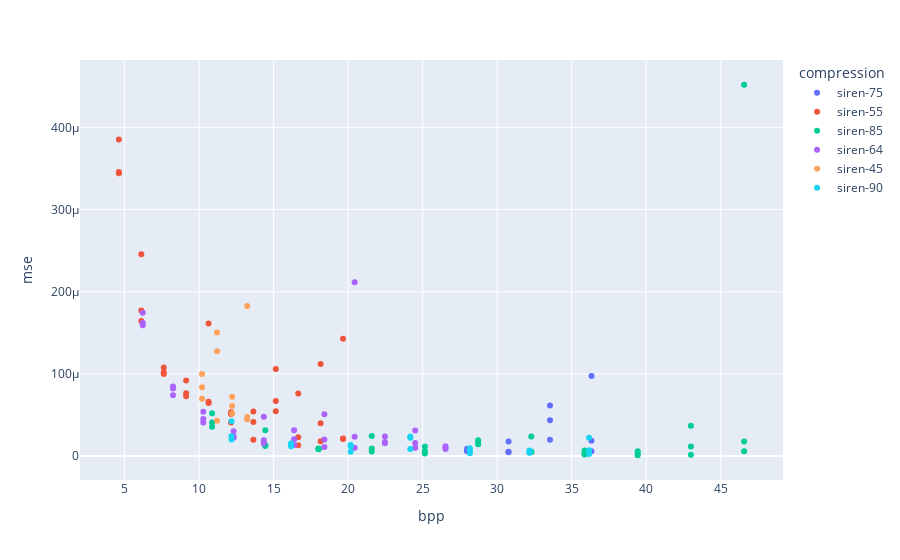

The notebook cell saved with this chart:
### Markdown cell above
#### Scatterplot Graphic (MSE vs. BPP):

### Code cell
x = 'bpp'; y = "mse"; hue='compression'
fig = px.scatter(siren_df, x=f"{x}", y=f"{y}", color=f"{hue}",)
fig.show()

### Figure 1 — Plotly figure (JSON) as saved in the notebook; plotly's stock layout.template omitted (floating-point values rounded to 4 significant figures)
{"data": [{"hovertemplate": "compression=siren-75<br>bpp=%{x}<br>mse=%{y}<extra></extra>", "legendgroup": "siren-75", "marker": {"color": "#636efa", "symbol": "circle"}, "mode": "markers", "name": "siren-75", "orientation": "v", "showlegend": true, "type": "scatter", "x": [27.98, 27.98, 27.98, 30.76, 30.76, 30.76, 33.55, 33.55, 33.55, 36.33, 36.33, 36.33], "xaxis": "x", "y": [6.122e-06, 8.955e-06, 6.19e-06, 1.778e-05, 5.266e-06, 4.558e-06, 6.148e-05, 4.361e-05, 1.973e-05, 1.858e-05, 9.752e-05, 5.977e-06], "yaxis": "y"}, {"hovertemplate": "compression=siren-55<br>bpp=%{x}<br>mse=%{y}<extra></extra>", "legendgroup": "siren-55", "marker": {"color": "#EF553B", "symbol": "circle"}, "mode": "markers", "name": "siren-55", "orientation": "v", "showlegend": true, "type": "scatter", "x": [15.15, 15.15, 15.15, 16.65, 16.65, 16.65, 18.15, 18.15, 18.15, 19.66, 19.66, 19.66, 4.62, 4.62, 4.62, 6.124, 6.124, 6.124, 7.627, 7.627, 7.627, 9.131, 9.131, 9.131, 10.64, 10.64, 10.64, 12.14, 12.14, 12.14, 13.64, 13.64, 13.64], "xaxis": "x", "y": [6.714e-05, 5.443e-05, 0.000106, 7.605e-05, 2.285e-05, 1.322e-05, 4.004e-05, 0.0001122, 1.805e-05, 2.061e-05, 2.122e-05, 0.0001427, 0.0003443, 0.0003456, 0.0003854, 0.0001643, 0.0002456, 0.0001773, 9.979e-05, 0.000102, 0.0001078, 7.644e-05, 7.29e-05, 9.193e-05, 0.0001613, 6.445e-05, 6.595e-05, 5.333e-05, 5.13e-05, 4.093e-05, 5.432e-05, 4.143e-05, 1.991e-05], "yaxis": "y"}, {"hovertemplate": "compression=siren-85<br>bpp=%{x}<br>mse=%{y}<extra></extra>", "legendgroup": "siren-85", "marker": {"color": "#00cc96", "symbol": "circle"}, "mode": "markers", "name": "siren-85", "orientation": "v", "showlegend": true, "type": "scatter", "x": [10.87, 10.87, 10.87, 14.44, 14.44, 14.44, 18.01, 18.01, 18.01, 21.58, 21.58, 21.58, 25.15, 25.15, 25.15, 28.72, 28.72, 28.72, 32.29, 32.29, 32.29, 35.86, 35.86, 35.86, 39.43, 39.43, 39.43, 43.0, 43.0, 43.0, 46.57, 46.57, 46.57], "xaxis": "x", "y": [4.088e-05, 5.195e-05, 3.576e-05, 1.35e-05, 1.237e-05, 3.136e-05, 8.672e-06, 9.097e-06, 8.404e-06, 9.321e-06, 2.44e-05, 5.67e-06, 6.244e-06, 3.223e-06, 1.148e-05, 1.919e-05, 1.436e-05, 1.561e-05, 4.831e-06, 2.368e-05, 5.159e-06, 1.775e-06, 3.253e-06, 6.757e-06, 9.706e-07, 5.908e-06, 2.711e-06, 1.147e-05, 3.679e-05, 1.668e-06, 1.776e-05, 5.831e-06, 0.0004519], "yaxis": "y"}, {"hovertemplate": "compression=siren-64<br>bpp=%{x}<br>mse=%{y}<extra></extra>", "legendgroup": "siren-64", "marker": {"color": "#ab63fa", "symbol": "circle"}, "mode": "markers", "name": "siren-64", "orientation": "v", "showlegend": true, "type": "scatter", "x": [6.219, 6.219, 6.219, 8.25, 8.25, 8.25, 10.28, 10.28, 10.28, 12.31, 12.31, 12.31, 14.34, 14.34, 14.34, 16.38, 16.38, 16.38, 18.41, 18.41, 18.41, 20.44, 20.44, 20.44, 22.47, 22.47, 22.47, 24.5, 24.5, 24.5, 26.53, 26.53, 26.53], "xaxis": "x", "y": [0.0001619, 0.0001591, 0.0001745, 8.459e-05, 7.412e-05, 8.226e-05, 4.081e-05, 4.498e-05, 5.405e-05, 2.419e-05, 2.241e-05, 3.017e-05, 4.797e-05, 1.931e-05, 1.539e-05, 1.348e-05, 3.139e-05, 2.053e-05, 1.1e-05, 5.094e-05, 2.016e-05, 9.977e-06, 2.341e-05, 0.0002115, 1.545e-05, 2.39e-05, 1.7e-05, 1.597e-05, 3.107e-05, 1.018e-05, 1.182e-05, 1.052e-05, 8.571e-06], "yaxis": "y"}, {"hovertemplate": "compression=siren-45<br>bpp=%{x}<br>mse=%{y}<extra></extra>", "legendgroup": "siren-45", "marker": {"color": "#FFA15A", "symbol": "circle"}, "mode": "markers", "name": "siren-45", "orientation": "v", "showlegend": true, "type": "scatter", "x": [10.2, 10.2, 10.2, 11.21, 11.21, 11.21, 12.22, 12.22, 12.22, 13.23, 13.23, 13.23], "xaxis": "x", "y": [6.966e-05, 9.978e-05, 8.389e-05, 0.0001503, 4.306e-05, 0.0001275, 5.193e-05, 6.087e-05, 7.231e-05, 0.0001826, 4.466e-05, 4.743e-05], "yaxis": "y"}, {"hovertemplate": "compression=siren-90<br>bpp=%{x}<br>mse=%{y}<extra></extra>", "legendgroup": "siren-90", "marker": {"color": "#19d3f3", "symbol": "circle"}, "mode": "markers", "name": "siren-90", "orientation": "v", "showlegend": true, "type": "scatter", "x": [12.17, 12.17, 12.17, 16.17, 16.17, 16.17, 20.17, 20.17, 20.17, 24.17, 24.17, 24.17, 28.17, 28.17, 28.17, 32.17, 32.17, 32.17, 36.17, 36.17, 36.17], "xaxis": "x", "y": [4.244e-05, 2.003e-05, 2.397e-05, 1.205e-05, 1.491e-05, 1.529e-05, 1.332e-05, 1.194e-05, 5.377e-06, 2.371e-05, 8.46e-06, 2.231e-05, 3.34e-06, 6.771e-06, 9.601e-06, 4.122e-06, 4.332e-06, 6.847e-06, 2.238e-05, 7.107e-06, 2.515e-06], "yaxis": "y"}], "layout": {"legend": {"title": {"text": "compression"}, "tracegroupgap": 0}, "margin": {"t": 60}, "xaxis": {"anchor": "y", "domain": [0, 1], "title": {"text": "bpp"}}, "yaxis": {"anchor": "x", "domain": [0, 1], "title": {"text": "mse"}}}}
